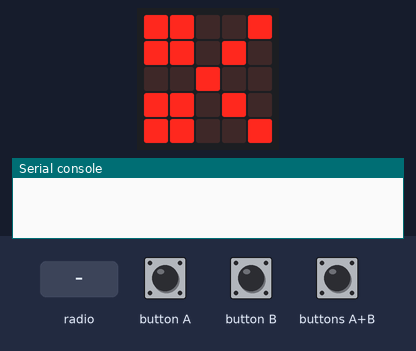
The program below on a simulated Calliope mini (MakeCode). On the bench: the board's 5×5 LED display, the last lines printed to the serial console. Inputs (shaded band) come from the test bench. No radio messages arrive unless stated (any console line starting 'radio sent:' is added by the test bench).

Above: at 1.6 s.
1.7 s: button A pressed for 0.15 s
At 2.4 s:
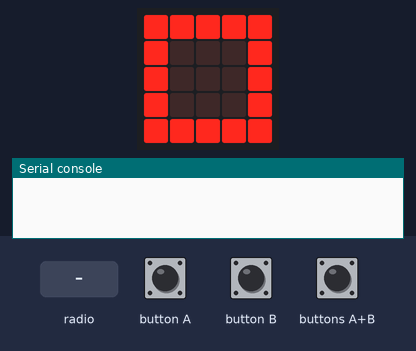
3.3 s: button A pressed for 0.15 s
At 4.6 s:
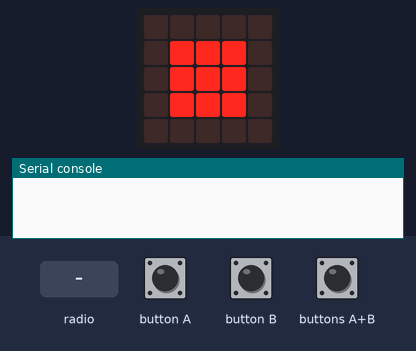
4.9 s: buttons A+B pressed for 0.15 s
6.5 s: radio message "1" arrives
At 7.6 s:
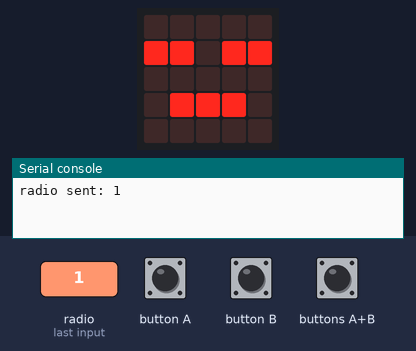
9.4 s: button B pressed for 0.15 s
At 10.7 s:
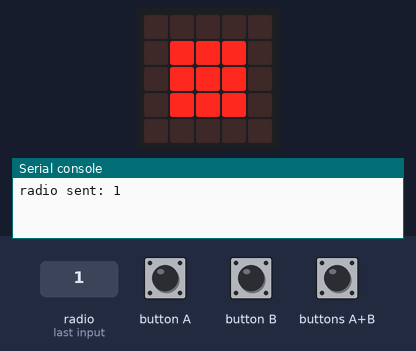
Timing chart, 0 to 12.0 s (numbered marks = the images above; inputs shaded):
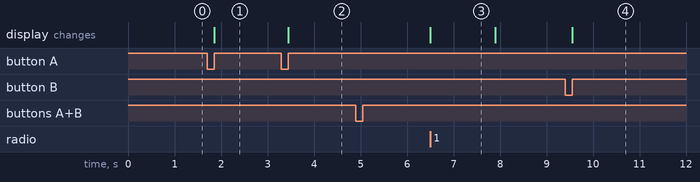

Measured:
- after the input at 1.7 s, the display: changes after 0.15 s (image 1)
- after the input at 3.3 s, the display: changes after 0.15 s (image 2)
- after the input at 6.5 s, the display: changes at once (image 3)
- after the input at 9.4 s, the display: changes after 0.15 s (image 4)
- what the display in image 3 shows lasts 1.4 s, from 6.5 s to 7.9 s

The program:

main.ts
```typescript
enum RadioMessage {
    message1 = 49434
}
radio.onReceivedNumber(function (receivedNumber) {
    recived = receivedNumber
    if (hasSend != 0) {
        onFinish()
    }
})
input.onButtonEvent(Button.A, input.buttonEventClick(), function () {
    if (hasSend == 0) {
        if (sellected > 0) {
            sellected += -1
        } else {
            sellected = 2
        }
        drawSymbol()
    }
})
input.onButtonEvent(Button.AB, input.buttonEventClick(), function () {
    if (hasSend == 0) {
        radio.sendNumber(sellected)
        hasSend += 1
        if (recived != -1) {
            onFinish()
        }
    }
})
function drawSymbol () {
    if (sellected == 0) {
        images.createImage(`
            # # . . #
            # # . # .
            . . # . .
            # # . # .
            # # . . #
            `).showImage(0)
    } else if (sellected == 1) {
        images.createImage(`
            . . . . .
            . # # # .
            . # # # .
            . # # # .
            . . . . .
            `).showImage(0)
    } else {
        images.createImage(`
            # # # # #
            # . . . #
            # . . . #
            # . . . #
            # # # # #
            `).showImage(0)
    }
}
input.onButtonEvent(Button.B, input.buttonEventClick(), function () {
    if (hasSend == 0) {
        if (sellected < 2) {
            sellected += 1
        } else {
            sellected = 0
        }
        drawSymbol()
    }
})
function onFinish () {
    if (recived == sellected) {
        images.iconImage(IconNames.Asleep).showImage(0)
    } else if (winList[sellected] == recived) {
        images.iconImage(IconNames.Happy).showImage(0)
    } else {
        images.iconImage(IconNames.Sad).showImage(0)
    }
    basic.pause(1000)
    reset()
}
function reset () {
    sellected = 0
    hasSend = 0
    recived = -1
    drawSymbol()
}
let sellected = 0
let hasSend = 0
let recived = 0
let winList: number[] = []
radio.setGroup(187)
winList = [2, 0, 1]
reset()
```

test.ts
```typescript
// Hier kann man Tests durchführen; diese Datei wird nicht kompiliert, wenn dieses Paket als Erweiterung verwendet wird.
```
